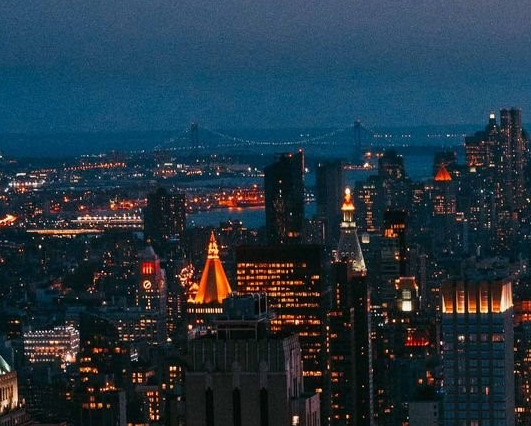
#> input picture Image Processing/imageproc.png, 531 x 426 px, found by its file name
$ python imageResize.py
#> lines starting #> are read from the running program, lines starting #| are printed output that depends on the picture
from PIL import Image
image=Image.open("E:/python programs/Image Processing/imageproc.png")
#> image is the input picture: PIL image 531x426 RGBA; mean R, G, B, A 35.1, 53.3, 65.9, 255
image.show()
res_img=image.resize((300,200))
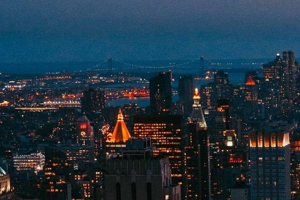
#> res_img: PIL image 300x200 RGBA; mean R, G, B, A 35.1, 53.3, 65.9, 255
res_img.show()
